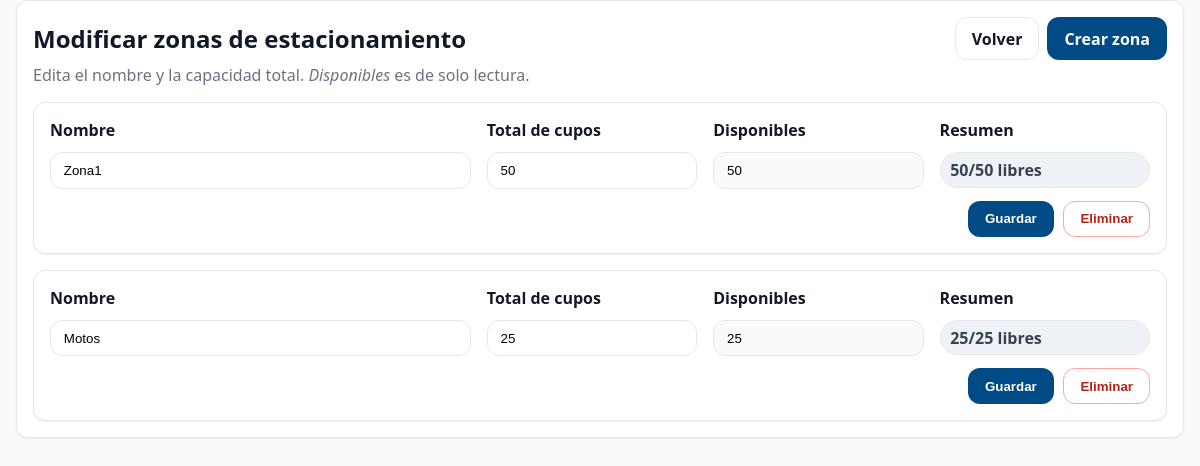
Page /estacionamientos/modificar/ (signed in) on the earlier database version.
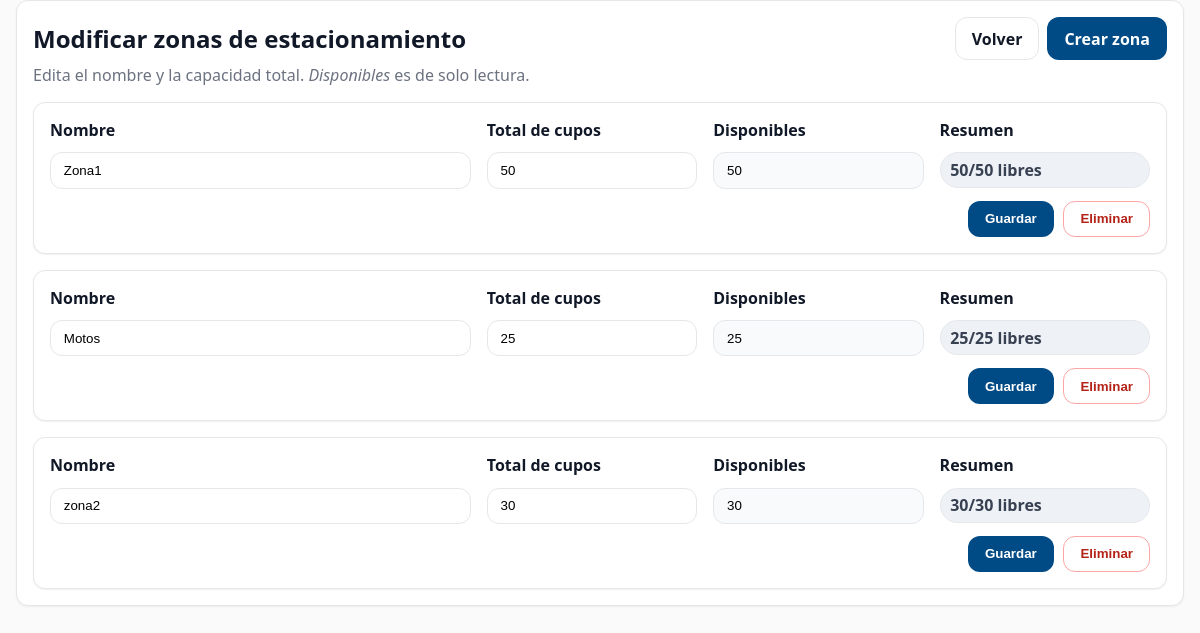
Same page on the later database version.
### estacionamientos/models.py (models this page shows, shortened)
class ZonaEstacionamiento(models.Model):
    nombre_zona = models.CharField(max_length=100, unique=True)
    n_estacionamientos_totales = models.PositiveIntegerField()
    disponibles = models.PositiveIntegerField()

### estacionamientos/views.py (the view, shortened to what this page needs)
# urls.py: path("modificar/", views.modificar_estacionamientos, name="modificar_estacionamientos"),
@login_required
def modificar_estacionamientos(request):
    if request.user.cargo == "GUARDIA":
        raise Http404("Página no encontrada")
    zonas = ZonaEstacionamiento.objects.all()
    zona_id = request.GET.get('zona') or request.POST.get('zona')
    zona = None
    if zona_id:
        zona = get_object_or_404(ZonaEstacionamiento, id=zona_id)
    context = {
        "zonas": zonas,
        "zona_seleccionada": zona
    }
    return render(request, "estacionamientos/modificar_estacionamientos.html", context)

### estacionamientos/templates/estacionamientos/modificar_estacionamientos.html (shortened to what this page needs)
{% extends "base.html" %}
{% load static %}
{% block page_css %}
<link rel="stylesheet" href="{% static 'css/pages/modificar_estacionamientos.css' %}">
{% endblock %}
{% block content %}
<section class="card">
  <div class="row row--between">
    <h1 style="margin:0">Modificar zonas de estacionamiento</h1>
    <div class="row" style="gap:.5rem">
      <a class="btn btn--ghost" href="{% url 'panel_home' %}">Volver</a>
      <a class="btn btn--primary" href="{% url 'crear_estacionamientos' %}">Crear zona</a>
    </div>
  </div>
  <p class="muted">Edita el nombre y la capacidad total. <em>Disponibles</em> es de solo lectura.</p>
  <div class="zones-list">
    {% for z in zonas %}
      <form method="post" class="zone-card">
        <div class="zone-grid">
          <div class="field">
            <label class="label" for="nombre_{{ z.id }}">Nombre</label>
            <input id="nombre_{{ z.id }}" class="input" type="text" name="nombre_zona" value="{{ z.nombre_zona }}" required>
          </div>
          <div class="field">
            <label class="label" for="tot_{{ z.id }}">Total de cupos</label>
            <input id="tot_{{ z.id }}" class="input" type="number" min="0" name="n_estacionamientos_totales" value="{{ z.n_estacionamientos_totales }}" required>
          </div>
          <div class="field">
            <label class="label">Disponibles</label>
            <input class="input input--ro" type="number" value="{{ z.disponibles }}" readonly>
          </div>
          <div class="field">
            <label class="label">Resumen</label>
            <div class="pill">
              {{ z.disponibles }}/{{ z.n_estacionamientos_totales }} libres
            </div>
          </div>
        </div>
        <div class="zone-actions">
          <button class="btn btn--primary" name="accion" value="update" type="submit">Guardar</button>
          <button class="btn btn--ghost btn--danger" name="accion" value="delete" type="submit"
                  onclick="return confirm('¿Eliminar la zona «{{ z.nombre_zona }}»? Esta acción no se puede deshacer.');">
            Eliminar
          </button>
        </div>
      </form>
    {% empty %}
      <div class="empty-state">No hay zonas creadas aún.</div>
    {% endfor %}
  </div>
</section>
{% endblock %}

### templates/base.html (shortened to what this page needs)
{% load static %}
<!doctype html>
<html lang="es">
<head>
  <link rel="stylesheet" href="{% static 'css/base.css' %}">
    {% block page_css %}{% endblock %}
</head>
<body>
  <main class="container">
    {% block content %}{% endblock %}
  </main>
</body>
</html>

### static/css/base.css (style rules this page uses)
:root { --negro: #1B0729; --naranjo_usm: #FF9900; --azul_usm: #004B85; --bg: #fafafa; --text: #111827; --white_text: #FFFFFF; --color-button: #CCCCCCff; --radius: 12px; --space-1: 4px; --space-2: 8px; --space-3: 12px; --space-4: 16px; --shadow-1: 0 1px 2px rgba(0,0,0,.06); --font-sans: system-ui, Inter, "Segoe UI", Roboto, Arial, sans-serif; --brand: var(--azul_usm); --brand-contrast: var(--white_text); --accent: var(--naranjo_usm); --accent-contrast: var(--text); --surface: #fff; --border: #e5e7eb; --container-w: 1200px; }
html,body { font-family:var(--font-sans); background:var(--bg); color:var(--text) }
.container { max-width:1200px; margin:auto; padding: var(--space-4) }
.btn { padding:.6rem 1rem; border-radius:var(--radius); background:var(--brand); color:#fff; border:0; cursor:pointer }
.card { background:#fff; border:1px solid #eee; border-radius:var(--radius); box-shadow:var(--shadow-1); padding:1rem }
.input { width:100%; padding:.6rem .8rem; border:1px solid #ddd; border-radius:var(--radius) }
* { box-sizing:border-box }
html,body { height:100% }
body { margin:0; background:var(--bg); color:var(--text); font-family:var(--font-sans); -webkit-font-smoothing:antialiased; text-rendering:optimizeLegibility; }
.container { max-width:var(--container-w); margin:0 auto; padding: var(--space-4) }
.card { background:var(--surface); border:1px solid var(--border); border-radius:var(--radius); box-shadow:var(--shadow-1); padding:1rem; }
.btn { display:inline-flex; align-items:center; gap:.5rem; padding:.6rem 1rem; border-radius:var(--radius); border:1px solid transparent; font-weight:600; cursor:pointer; text-decoration:none; }
.btn--primary { background:var(--brand); color:var(--brand-contrast) }
.btn--ghost { background:transparent; color:var(--text); border-color:var(--border) }
.label { display:block; font-weight:600; margin-bottom:.35rem }
.input, .select, .textarea { width:100%; padding:.6rem .8rem; border:1px solid var(--border); border-radius:var(--radius); background:var(--surface); }
.row { display:flex; gap:1rem }
.row--between { justify-content:space-between; align-items:center }
main.container { padding-top: 0 !important; }

### static/css/pages/modificar_estacionamientos.css (style rules this page uses)
.muted { color:#6b7280; margin:.25rem 0 1rem }
.zones-list { display:grid; gap:1rem; }
.zone-card { background:var(--surface); border:1px solid var(--border); border-radius:var(--radius); padding:1rem; box-shadow:var(--shadow-1); }
.zone-grid { display:grid; gap:1rem; grid-template-columns: 2fr 1fr 1fr 1fr; }
.field { display:flex; flex-direction:column; gap:.35rem }
.input--ro { background:#f9fafb }
.pill { display:inline-flex; align-items:center; gap:.5rem; padding:.35rem .6rem; border-radius:999px; background:#eef2f7; border:1px solid var(--border); font-weight:700; color:#374151; }
.zone-actions { display:flex; gap:.6rem; flex-wrap:wrap; justify-content:flex-end; margin-top:.75rem; }
.btn--danger { color:#b42318; border-color:#fca5a5 !important; }

Differences in the rows shown:
added ZonaEstacionamiento: nombre_zona "zona2", n_estacionamientos_totales "30", disponibles "30"
